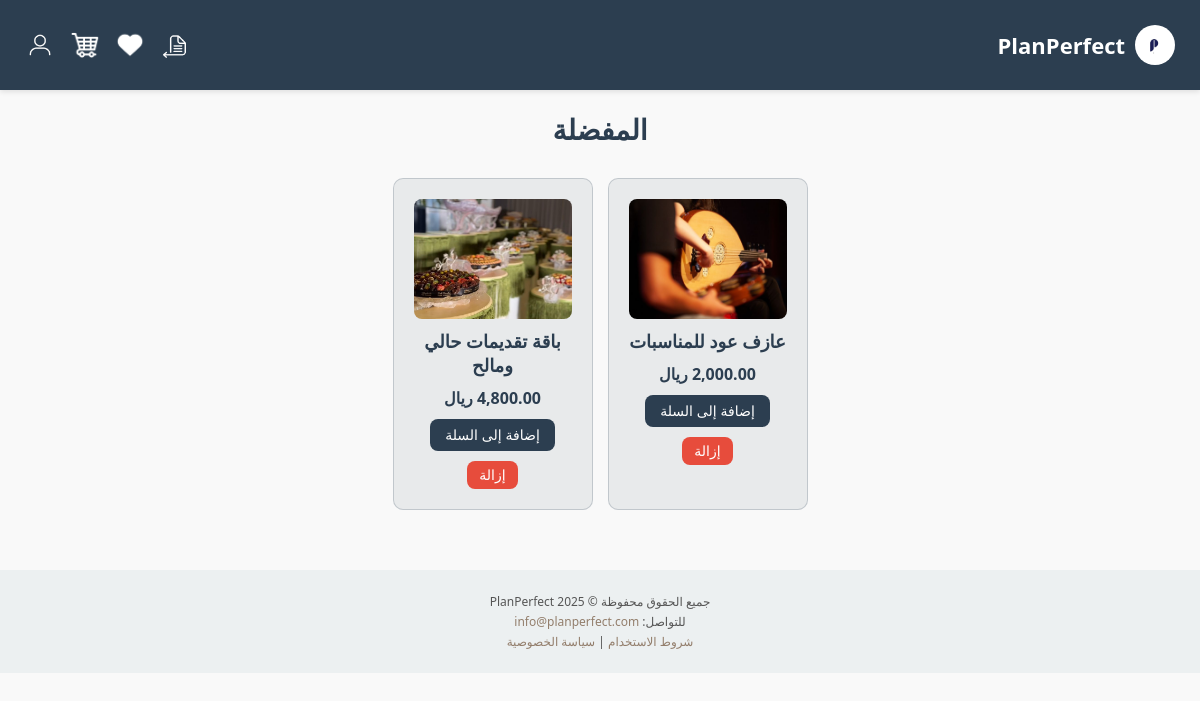
The page /Favorite.php (signed in) on the database its author committed.
### tables this page shows
CREATE TABLE `service` (
  `serviceID` int(11) NOT NULL,
  `vendorID` int(11) NOT NULL,
  `serviceName` varchar(100) NOT NULL,
  `description` text NOT NULL,
  `price` decimal(65,0) NOT NULL,
  `imageURL` varchar(100) NOT NULL
);

### Favorite.php (the view, shortened to what this page needs)
<?php
include 'layout.php';
include 'db.php';
$userID = $_SESSION['userID'];
$fav_sql = "
    SELECT s.serviceID, s.serviceName, s.price, s.imageURL
    FROM favorites f
    JOIN service s ON f.serviceID = s.serviceID
    WHERE f.userID = ?";
$stmt = $conn->prepare($fav_sql);
$stmt->bind_param("i", $userID);
$stmt->execute();
$favorites = $stmt->get_result();
?>
<!DOCTYPE html>
<html lang="ar" dir="rtl">
<head>
</head>
<body>
<main>
    <h2 class="page-title">المفضلة</h2>
    <div class="favorites-container">
        <?php if ($favorites->num_rows === 0): ?>
            <p style="text-align:center; font-size: 18px; color: #555; margin-top: 40px;">
                قائمة المفضلة فارغة حاليا.. أضف لمستك وابدأ باختيار ما تحب!
            </p>
        <?php else: ?>
            <?php while($row = $favorites->fetch_assoc()): ?>
                <div class="favorite-item" id="fav-<?= $row['serviceID'] ?>">
                    <img src="<?= $row['imageURL'] ?: 'images/placeholder.png' ?>" alt="صورة المنتج">
                    <div class="item-title"><?= htmlspecialchars($row['serviceName']) ?></div>
                    <div class="item-price"><?= number_format($row['price'], 2) ?> ريال</div>
                    <button class="add-btn" onclick="addToCart(<?= $row['serviceID'] ?>)">إضافة إلى السلة</button>
                    <button class="remove-btn" onclick="removeFavorite(<?= $row['serviceID'] ?>)">إزالة</button>
                </div>
            <?php endwhile; ?>
        <?php endif; ?>
    </div>
</main>
<footer>
    <div class="footer-content">
        <p>جميع الحقوق محفوظة © PlanPerfect 2025</p>
        <p>للتواصل: <a href="mailto:info@planperfect.com">info@planperfect.com</a></p>
        <p><a href="#">شروط الاستخدام</a> | <a href="#">سياسة الخصوصية</a></p>
    </div>
</footer>
</body>
</html>

### styles.css (style rules this page uses)
* { box-sizing: border-box; margin: 0; padding: 0; }
body { font-family: 'Segoe UI', Tahoma, Geneva, Verdana, sans-serif; background-color: var(--secondary-color); color: var(--text-color); margin: 0; padding: 0; text-align: center; direction: rtl; font-size: 14px; }
main { padding: 10px; max-width: 100%; margin: 0 auto; }
footer { background-color: var(--primary-color); padding: 15px; color: var(--light-color); margin-top: 20px; }
.footer-content { max-width: 100%; margin: 0 auto; text-align: center; }
footer p { margin: 3px 0; font-size: 12px; }
footer a { color: #937e6c; text-decoration: none; }

### Favorite.php (style rules this page uses)
main { max-width: 1000px; margin: 0 auto; padding: 20px; }
.page-title { text-align: center; margin-bottom: 30px; font-size: 28px; color: #2c3e50; }
.favorites-container { display: flex; flex-wrap: wrap; gap: 15px; justify-content: center; }
.favorite-item { background-color: rgba(44, 62, 80, 0.08); border: 1px solid rgba(44, 62, 80, 0.2); border-radius: 10px; padding: 20px; text-align: center; width: 200px; transition: transform 0.3s, box-shadow 0.3s; }
.favorite-item img { width: 100%; height: 120px; object-fit: cover; border-radius: 8px; }
.item-title { font-size: 18px; font-weight: bold; margin: 10px 0; color: #2c3e50; }
.item-price { font-size: 16px; font-weight: bold; color: #2c3e50; }
.add-btn { margin-top: 10px; padding: 8px 15px; background-color: var(--primary-color); color: white; border: none; border-radius: 8px; font-size: 14px; cursor: pointer; transition: background-color 0.3s; }
.remove-btn { margin-top: 10px; background-color: #e74c3c; color: white; border: none; padding: 6px 12px; border-radius: 8px; font-size: 14px; cursor: pointer; }
footer { text-align: center; padding: 20px; background-color: #ecf0f1; color: #555; font-size: 14px; margin-top: 40px; }

### rows shown on the page
service: imageURL (picture), serviceName "عازف عود للمناسبات", price "2,000.00"
service: imageURL (picture), serviceName "باقة تقديمات حالي ومالح", price "4,800.00"
